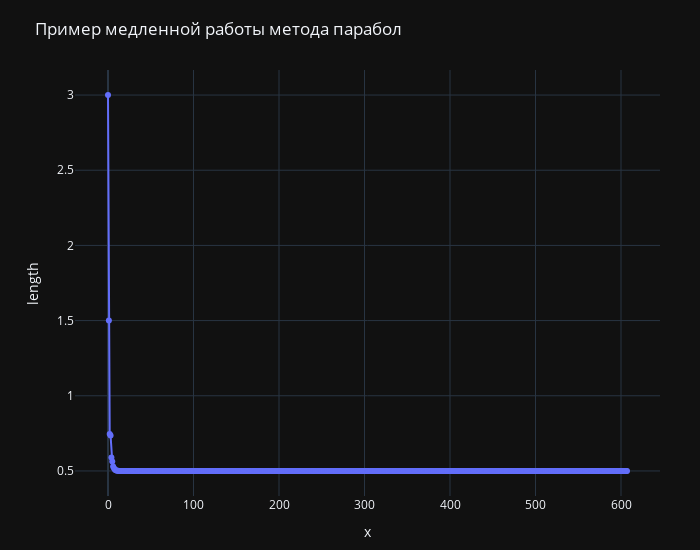

The notebook cell saved with this chart:
### Code cell
minimum_def, calls_def, parabola_segments_def = parabola_method(function, -1, 2, eps)
print(minimum_def, calls_def)

fig = go.Figure(
    data=go.Scatter(y=parabola_segments_def["length"], mode="lines+markers"),
    layout=go.Layout(
        margin=dict(l=75, r=40, t=70, b=15),
        xaxis=dict(tickmode="linear", tick0=0, dtick=100, title="x"),
        yaxis=dict(tickmode="linear", tick0=0, dtick=0.5, title="length"),
        width=700,
        height=550,
        template=theme,
        title="Пример медленной работы метода парабол",
    )
)
fig.show()

### Figure 1 — Plotly figure (JSON) as saved in the notebook; plotly's stock layout.template omitted (floating-point values rounded to 4 significant figures; data arrays with more than 128 entries replaced by an {"elided": "..."} marker saying what was removed)
{"data": [{"mode": "lines+markers", "type": "scatter", "y": {"elided": "608 float values"}}], "layout": {"height": 550, "margin": {"b": 15, "l": 75, "r": 40, "t": 70}, "title": {"text": "Пример медленной работы метода парабол"}, "width": 700, "xaxis": {"dtick": 100, "tick0": 0, "tickmode": "linear", "title": {"text": "x"}}, "yaxis": {"dtick": 0.5, "tick0": 0, "tickmode": "linear", "title": {"text": "length"}}}}
